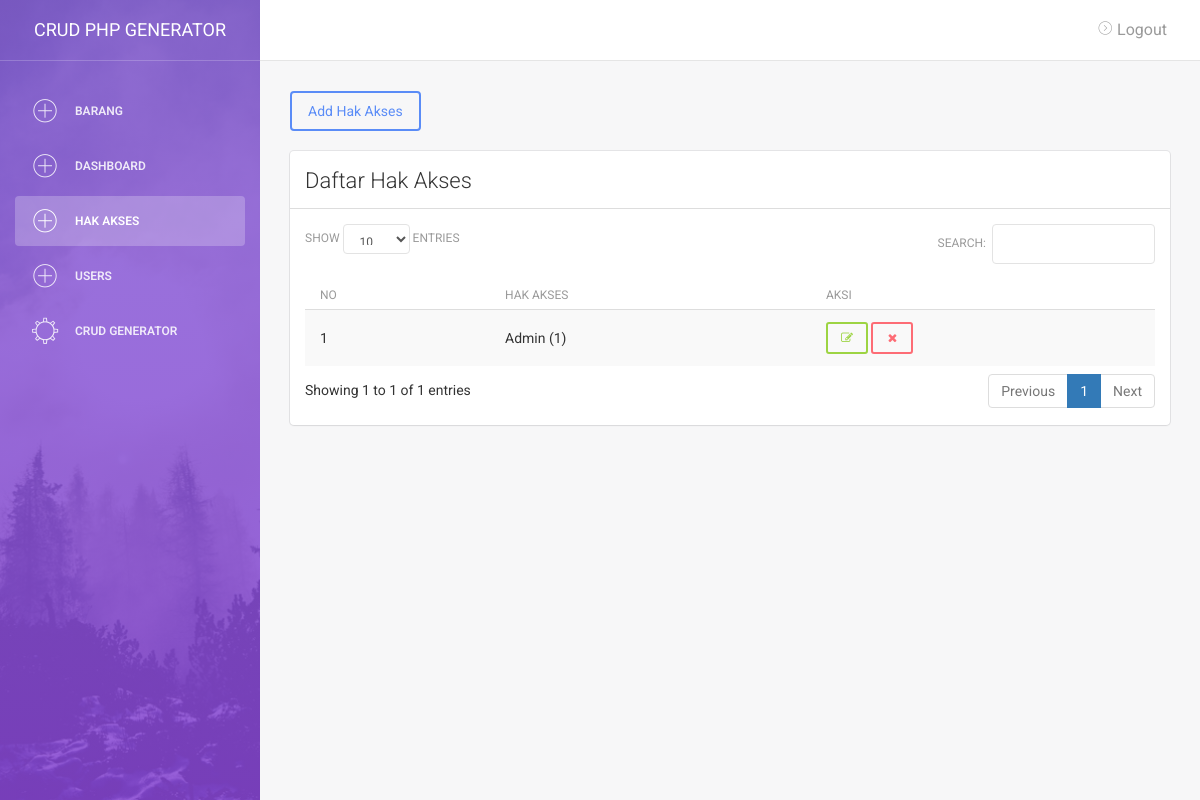
The page /testing/crud-php-generator/hak_akses/index.php (signed in) on the database as committed earlier.
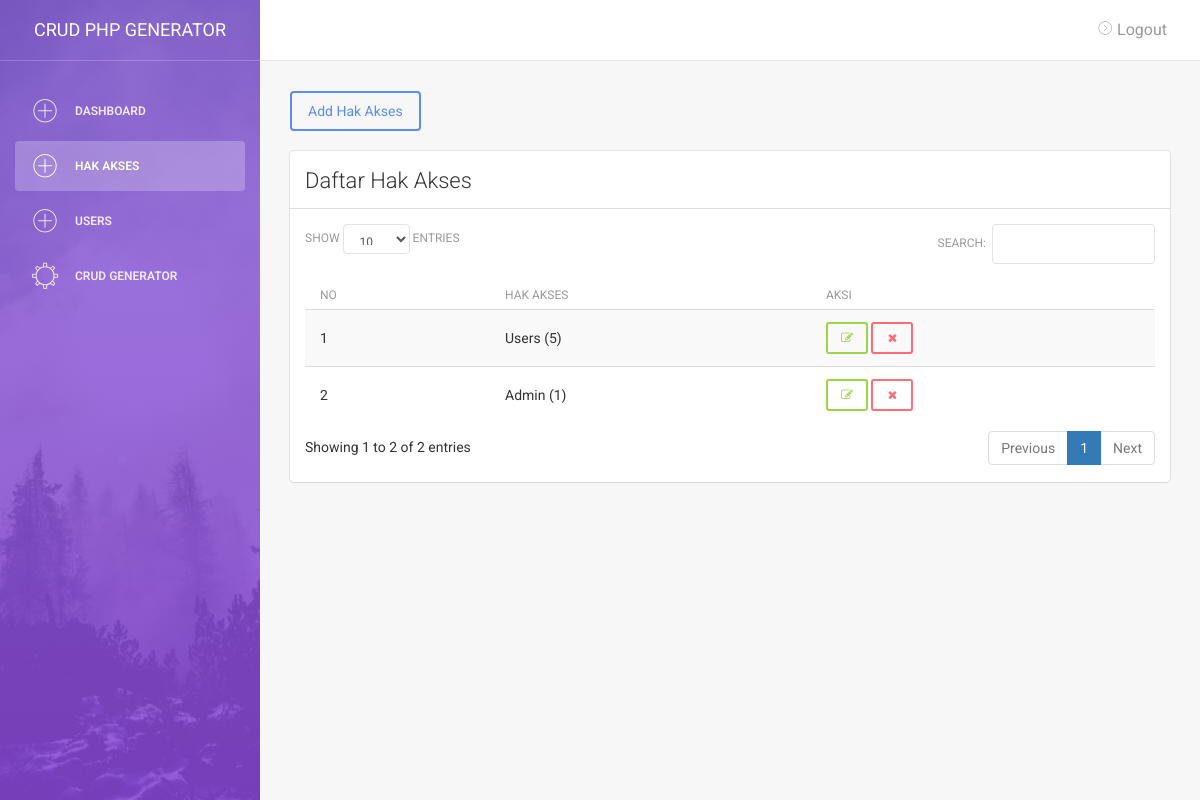
The same page on the database as committed later.
### tables this page shows
CREATE TABLE `menu` (
  `id` int(11) NOT NULL,
  `name_menu` varchar(255) DEFAULT NULL,
  `tabel` varchar(255) DEFAULT NULL,
  `url` varchar(255) DEFAULT NULL,
  `redirect` varchar(255) DEFAULT NULL,
  `akses` varchar(255) DEFAULT NULL,
  `active` varchar(255) DEFAULT NULL,
  `created_at` varchar(255) DEFAULT NULL
);

CREATE TABLE `hak_akses` (
  `id` int(11) NOT NULL,
  `hak_akses` varchar(255) DEFAULT NULL
);

### setting.php (called while the page is built, shortened)
<?php
    $title_apl = 'CRUD PHP Generator';
$baseURL  = "http://localhost/testing/crud-php-generator/";

### helper.php (called while the page is built, shortened)
<?php
    function getSegments($segment)
    {
        $rowurl = count(explode('/',$baseURL));
        $row_url = count(parse_url($baseURL));
        $urlc = $rowurl-$row_url;
        $rurl = $urlc-1;
        $cont = $segment + $rurl;
        $uriSegments = explode("/", parse_url($_SERVER['REQUEST_URI'], PHP_URL_PATH));
        return $uriSegments[$cont];
    }

### views/hak_akses/index.php (the view, shortened to what this page needs)
<div class="content">
    <div class="container-fluid">
        <div class="row">
            <div class="col-md-12">
                <a href="tambah.php" class="btn btn-primary" role="button">Add Hak Akses</a>
                <br><br>
                <div class="card">
                    <div class="header">
                        <h4 class="title">Daftar Hak Akses</h4>
                    </div>
                    <div style="border-top:1px solid #ddd;margin-top:12px;"></div>
                    <div class="content">
        <div class="table-responsive">
            <table class="table table-striped" id="example1">
                <thead>
                    <tr>
                        <th>No</th>
                <th>Hak akses</th>
                <th>Aksi</th>
            </tr>
        </thead>
        <tbody>
            <?php
                $no =1;
                $sql = "SELECT * FROM hak_akses ORDER BY id DESC";
                $row = $connectdb->prepare($sql);
                $row->execute();
                $hasil = $row->fetchAll(PDO::FETCH_OBJ);
                foreach($hasil as $r){
            ?>
            <tr>
                <td><?= $no;?></td>
            <td><?=$r->hak_akses;?> (<?=$r->id;?>)</td>
                <td>
                    <a href="<?= "edit.php?id=".$r->id;?>"
                        class="btn btn-success btn-sm" title="Edit">
                        <i class="fa fa-edit"></i>
                    </a>
                    <a href="<?= "proses.php?aksi=delete&id=".$r->id;?>"
                        class="btn btn-danger btn-sm"
                        onclick="javascript:return confirm(`Data ingin dihapus ?`);" title="Delete">
                        <i class="fa fa-times"></i>
                    </a>
                </td>
            </tr>
            <?php $no++; }?>
        </tbody>
    </table>
</div>
                    </div>
                </div>
            </div>
        </div>
    </div>
</div>

### layouts/sidebar.php (shortened to what this page needs)
<div class="wrapper">
    <div class="sidebar" data-color="purple" data-image="<?= $baseURL;?>assets/img/sidebar-5.jpg">
    <div class="sidebar-wrapper">
        <div class="logo">
            <a href="<?= $baseURL;?>index.php" class="simple-text">
                <?= $title_apl;?>
            </a>
        </div>
        <ul class="nav">
            <?php
                $id     = (int)$_SESSION['codekop_session']['id'];
                $user   = $connectdb->query("SELECT * FROM users WHERE id = $id")->fetch(PDO::FETCH_OBJ);
                $sql    = "SELECT * FROM menu ORDER by name_menu ASC";
                $menus  = $connectdb->query($sql)->fetchAll(PDO::FETCH_OBJ);
                foreach($menus as $r){
                    $url = explode('/',$r->url);
                if($r->active == 'Y')
                {
                    $akses1 = explode(',',$r->akses);
                    if(!empty($akses1[0])){
                        if (in_array("$user->akses", $akses1)){
                            $cekhref = 'Yes';
                        }else{
                            $cekhref = 'No';
                        }
                    }
                    if($cekhref == 'Yes')
                    {
            ?>
            <li <?php if(getSegments('4') == $url[0]){?> class="active" <?php }?>>
                <a href="<?= $baseURL.$r->url;?>">
                    <i class="pe-7s-plus"></i>
                    <p><?=$r->name_menu;?></p>
                </a>
            </li>
            <?php }}}?>
            <?php if($user->akses == 1) {?>
            <li <?php if(getSegments('4') == 'generator'){?> class="active" <?php }?>>
                <a href="<?= $baseURL.'generator/index.php';?>">
                    <i class="pe-7s-settings"></i>
                    <p>CRUD Generator</p>
                </a>
            </li>
            <?php }?>
        </ul>
    </div>
</div>
<div class="main-panel">
    <nav class="navbar navbar-default navbar-fixed">
        <div class="container-fluid">
            <div class="navbar-header">
                <a class="navbar-brand" href="#"></a>
            </div>
            <div class="collapse navbar-collapse">
                <ul class="nav navbar-nav navbar-right">
                    <li>
                        <a href="<?= $baseURL;?>logout.php">
                            <i class="pe-7s-angle-right-circle"></i>
                            Logout
                        </a>
                    </li>
                </ul>
            </div>
        </div>
    </nav>

Rows that differ between the two databases and show on the page:
removed menu: name_menu "BARANG"
added hak_akses: hak_akses "Users", id "5"
Other text that changed with them:
text written by a page script: "SHOW ENTRIES SEARCH: Showing 1 to 1 of 1 entries Previous 1 Next" → "SHOW ENTRIES SEARCH: Showing 1 to 2 of 2 entries Previous 1 Next"
